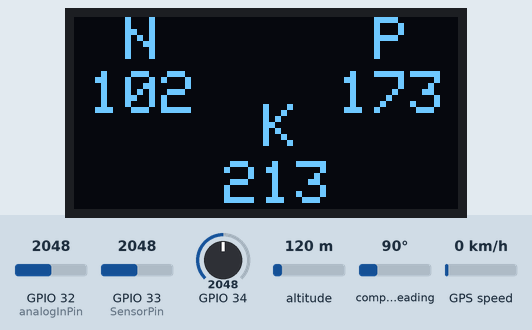
Bench run of a sketch on a simulated ESP32. Parts: 128×64 one-colour display. The test bench sets the inputs (shaded band); at power-on: GPIO 33 (SensorPin) = 2048, GPIO 32 (analogInPin) = 2048, GPIO 34 = 2048, altitude 120 m, compass heading 90°, GPS speed 0 km/h. WiFi joins after 1.5 s; servers stay silent unless stated; network time is answered at once with the bench clock; the local clock reads 2024-03-15 10:24:30 at power-on unless the sketch sets it; the GPS gets a fix after 3 s at 37.7749, -122.4194 with 8 satellites; what the sketch prints to the serial monitor is not drawn.

Above: at 7.9 s.
8.0 s: GPIO 33 (SensorPin) set to 2866
At 19.0 s:
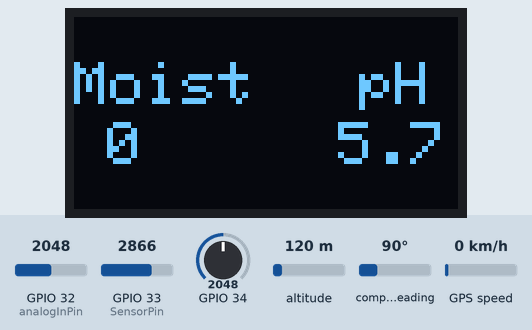
20.1 s: GPIO 32 (analogInPin) set to 2866
At 27.9 s:
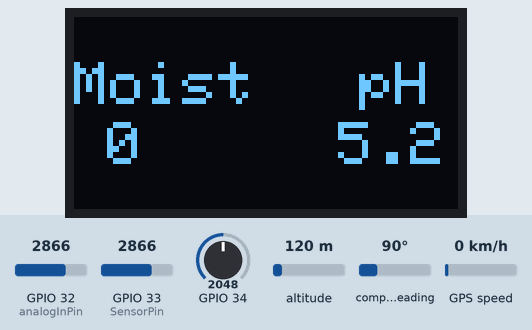
33.3 s: GPIO 34 set to 2866
At 40.5 s:
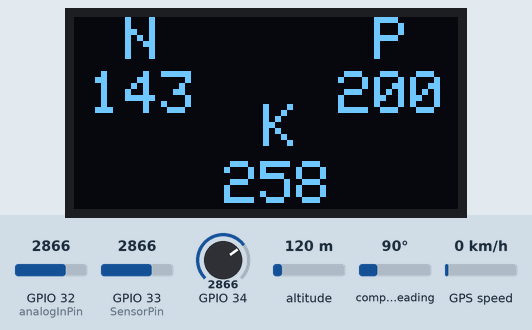
41.5 s: GPIO 32 (analogInPin) set to 3972
At 52.4 s:
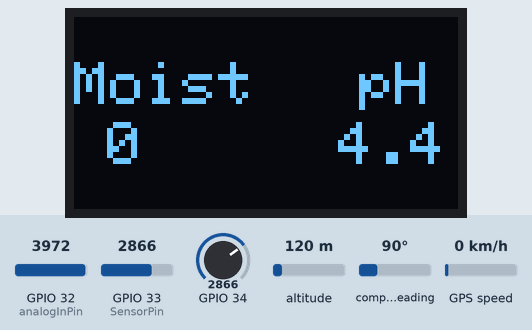
52.7 s: GPIO 34 set to 3972
At 57.3 s:
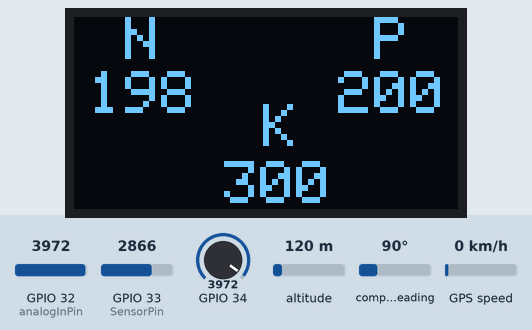
57.7 s: GPIO 33 (SensorPin) set to 1228
At 68.1 s:
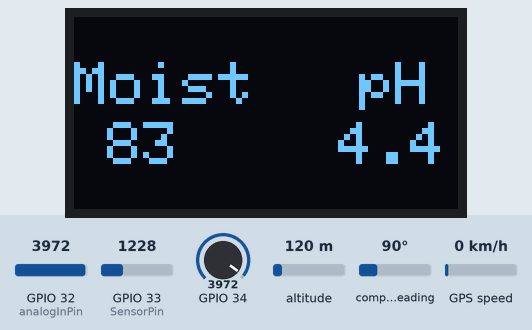
Timing chart, 0 to 69.6 s (numbered marks = the images above; inputs shaded):
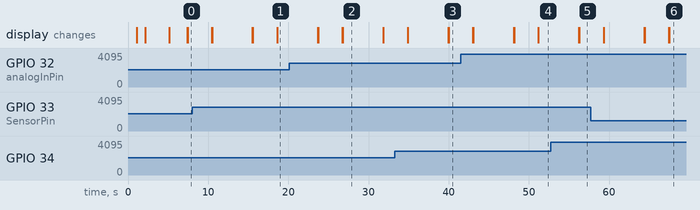

Measured:
- what the display in image 2 shows lasts 5.0 s, from 26.8 s to 31.8 s

The sketch:

Bismillah.ino
```cpp
#include <WiFi.h>
#include <Firebase_ESP_Client.h>
#include <Adafruit_GFX.h>
#include <Adafruit_SSD1306.h>
#include <TinyGPS++.h>
#include <SoftwareSerial.h>
#include <NTPClient.h>
#include <WiFiUdp.h>
#include <addons/TokenHelper.h>
#include <addons/RTDBHelper.h>

#define WIFI_SSID "Rahasia"
#define WIFI_PASSWORD "lupaguaeuy"
#define API_KEY "AIzaSyBArcrjCg9xNdnl2BMmBROygknJmBts0RA"
#define USER_EMAIL "bismillah@gmail.com"
#define USER_PASSWORD "suksesta"
#define DATABASE_URL "https://getdata-de5f8-default-rtdb.asia-southeast1.firebasedatabase.app/"

//oled
#define SCREEN_WIDTH 128
#define SCREEN_HEIGHT 64
#define OLED_RESET -1
#define SCREEN_ADDRESS 0x3C
Adafruit_SSD1306 display(SCREEN_WIDTH, SCREEN_HEIGHT, &Wire, OLED_RESET);

//sensor moist
const int AirValue = 2788;
const int WaterValue = 927;
const int SensorPin = 33;
int soilMoistureValue = 0;
int soilmoisturepercent = 0;

//sensor pH
#define analogInPin 32
int sensorValue = 0;
float outputValue = 0.0;
int anpH1, anpH2;

//sensor npk
float n, p, k, coba, vaql1, vaql2, vaql3, Nx, Px, Kx;

//gps
static const int RXPin = 17, TXPin = 16;
static const uint32_t GPSBaud = 9600;
TinyGPSPlus gps;
String maps;
SoftwareSerial gpsneo(RXPin, TXPin);

//NTP
WiFiUDP ntpUDP;
NTPClient timeClient(ntpUDP);
String formattedDate, tanggal, waktu, key, timestamp;

FirebaseData fbdo;
FirebaseAuth auth;
FirebaseConfig config;

String uid;
String databasePath;

String countPath = "/Count";
String linkPath = "/Link";
String nPath = "/N";
String pPath = "/P";
String kPath = "/K";
String phPath = "/pH";
String moiPath = "/Moisture";
String datePath = "/Date";
String timePath = "/Time";
String mapsPath = "/Link";
String timestampPath = "/Timestamp";

String parentPath;
FirebaseJson json;

String counter = "0";

unsigned long sendDataPrevMillis = 0;
unsigned long timerDelay = 300000;

void initWiFi() {
  WiFi.begin(WIFI_SSID, WIFI_PASSWORD);
  Serial.print("Menghubungkan Wi-Fi");
  while (WiFi.status() != WL_CONNECTED) {
    Serial.print('.');
    delay(1000);

  display.setCursor(0, 15);
  display.setTextSize(2);
  display.setTextColor(WHITE);
  display.println("Connecting");
  display.setCursor(80, 35);
  display.setTextSize(2);
  display.setTextColor(WHITE);
  display.println("WiFi");
  display.display();
  display.clearDisplay();
  }
  Serial.println();
  Serial.print("Terkoneksi IP: ");
  Serial.println(WiFi.localIP());
  Serial.println();

  display.setCursor(0, 15);
  display.setTextSize(2);
  display.setTextColor(WHITE);
  display.println("WiFi");
  display.setCursor(20, 35);
  display.setTextSize(2);
  display.setTextColor(WHITE);
  display.println("Connected");
  display.display();
  delay(3000);
  display.clearDisplay();
}

void setup() {
  Serial.begin(115200);

  display.begin(SSD1306_SWITCHCAPVCC, 0x3C);
  display.clearDisplay();

  display.setCursor(5, 15);
  display.setTextSize(2);
  display.setTextColor(WHITE);
  display.println("Monitoring");
  display.setCursor(40, 35);
  display.setTextSize(2);
  display.setTextColor(WHITE);
  display.println("Cabai");
  display.display();
  display.clearDisplay();

  initWiFi();

  timeClient.begin();
  timeClient.setTimeOffset(25200);

  gpsneo.begin(GPSBaud);

  config.api_key = API_KEY;
  auth.user.email = USER_EMAIL;
  auth.user.password = USER_PASSWORD;
  config.database_url = DATABASE_URL;

  Firebase.reconnectWiFi(true);
  fbdo.setResponseSize(4096);
  config.token_status_callback = tokenStatusCallback;
  config.max_token_generation_retry = 5;

  Firebase.begin(&config, &auth);
  Serial.println("Getting User UID");
  while ((auth.token.uid) == "") {
    Serial.print('.');
    delay(1000);

  display.setCursor(0, 15);
  display.setTextSize(2);
  display.setTextColor(WHITE);
  display.println("Getting");
  display.setCursor(30, 35);
  display.setTextSize(2);
  display.setTextColor(WHITE);
  display.println("User UID");
  display.display();
  display.clearDisplay();
  }

  uid = auth.token.uid.c_str();
  Serial.print("User UID: ");
  Serial.println(uid);

  display.setCursor(0, 15);
  display.setTextSize(2);
  display.setTextColor(WHITE);
  display.println("User UID");
  display.setCursor(20, 35);
  display.setTextSize(2);
  display.setTextColor(WHITE);
  display.println("Connected");
  display.display();
  display.clearDisplay();

  databasePath = uid ;
}

void npk() {
  n = analogRead(34);
  vaql1 = map(n, 0, 4095, 0, 1023);
  Nx = map(vaql1, 0, 1000, 0, 200);
  if (Nx < 0) {
    Nx = 0;
  } else if (Nx > 200)
    Nx = 200;
  else {
    Nx = Nx;
  }
  Serial.print("N=" + String(Nx));

  p = analogRead(34);
  vaql2 = map(p, 0, 4095, 0, 1023);
  Px = map(vaql2, 0, 590, 0, 200);

  if (Px < 0) {
    Px = 0;
  } else if (Px > 200)
    Px = 200;
  else {
    Px = Px;
  }
  Serial.print("; P=" + String(Px));

  k = analogRead(34);
  vaql3 = map(k, 0, 4095, 0, 1023);
  Kx = map(vaql3, 0, 900, 100, 300);

  if (Kx < 100) {
    Kx = 100;
  } else if (Kx > 300)
    Kx = 300;
  else {
    Kx = Kx;
  }
  Serial.println("; K=" + String(Kx));
}

void pH() {
  sensorValue = analogRead(analogInPin);
  anpH1 = map(sensorValue, 0, 4095, 0, 1023);
  anpH2 = map(anpH1, 0, 1023, 4, 45);
  outputValue = (-0.0693 * anpH2) + 7.3855;
  Serial.println("pH=" + String(outputValue));
}

void moist() {
  soilMoistureValue = analogRead(SensorPin);
  soilmoisturepercent = map(soilMoistureValue, AirValue, WaterValue, 0, 100);

  if (soilmoisturepercent > 100) {
    soilmoisturepercent = 100;
  } else if (soilmoisturepercent < 0) {
    soilmoisturepercent = 0;
  } else {
    soilmoisturepercent = soilmoisturepercent;
  }

  Serial.println("Moist=" + String(soilmoisturepercent));
}

void loc(){
  Serial.print("Maps= ");
  if (gps.location.isValid()){
    maps="https://www.google.com/maps/place/" + String(gps.location.lat(), 6) + "," + String(gps.location.lng(), 6);
    Serial.println(maps);
  }
  else{
    Serial.println("INVALID");
  }
}

void ntp(){

  while(!timeClient.update()) {
    timeClient.forceUpdate();
  }

  formattedDate = timeClient.getFormattedDate();

  int splitT = formattedDate.indexOf("T");
  tanggal = formattedDate.substring(0, splitT);
  Serial.print("Date: ");
  Serial.print(tanggal);

  waktu = formattedDate.substring(splitT+1, formattedDate.length()-1);
  Serial.print("; Time: ");
  Serial.print(waktu);

  timestamp = String(tanggal)+"T"+String(waktu);
  Serial.print("; Timestamp: ");
  Serial.println(timestamp);
}

void loop() {

  boolean newData = false;
  for (unsigned long start = millis(); millis() - start < 1000;){
    while (gpsneo.available()){
      if (gps.encode(gpsneo.read()) ){
        newData = true;
      }
    }
  }

  if(newData == true){
    newData = false;
    loc();
    npk();
    pH();
    moist();
    ntp();
    Serial.println("======================================================================");
    delay(1000);

  if (Firebase.ready() && (millis() - sendDataPrevMillis > timerDelay || sendDataPrevMillis == 0)) {
    sendDataPrevMillis = millis();

  counter = String(counter.toInt() + 1);

  Serial.print("Counter: ");
  Serial.println(counter);

    parentPath = databasePath + "/" + String(tanggal) + "_" +String(waktu);

    String pH = String(outputValue, 1);
    String moi = String(soilmoisturepercent);
    String N = String(Nx, 0);
    String P = String(Px, 0);
    String K = String(Kx, 0);

    json.set(linkPath.c_str(), String(maps));
    json.set(nPath.c_str(), String(N));
    json.set(pPath.c_str(), String(P));
    json.set(kPath.c_str(), String(K));
    json.set(phPath.c_str(), String(pH));
    json.set(moiPath.c_str(), String(moi));
    json.set(datePath.c_str(), String(tanggal));
    json.set(timePath.c_str(), String(waktu));
    json.set(countPath.c_str(), String(counter));
    json.set(timestampPath, String(timestamp));
    Serial.printf("Set json... %s\n", Firebase.RTDB.setJSON(&fbdo, parentPath.c_str(), &json) ? "OK" : fbdo.errorReason().c_str());
    Serial.println("======================================================================");
  }

  display.clearDisplay();
  display.setCursor(17, 0);
  display.setTextSize(2);
  display.setTextColor(WHITE);
  display.println("N");
  display.setCursor(5, 18);
  display.setTextSize(2);
  display.setTextColor(WHITE);
  display.println(Nx, 0);
  display.display();

  display.setCursor(100, 0);
  display.setTextSize(2);
  display.setTextColor(WHITE);
  display.println("P");
  display.setCursor(88, 18);
  display.setTextSize(2);
  display.setTextColor(WHITE);
  display.println(Px, 0);
  display.display();

  display.setCursor(63, 29);
  display.setTextSize(2);
  display.setTextColor(WHITE);
  display.println("K");
  display.setCursor(50, 48);
  display.setTextSize(2);
  display.setTextColor(WHITE);
  display.println(Kx, 0);
  display.display();
  delay(3000);
  display.clearDisplay();

  display.setCursor(0, 15);
  display.setTextSize(2);
  display.setTextColor(WHITE);
  display.println("Moist");
  display.setCursor(11, 35);
  display.setTextSize(2);
  display.setTextColor(WHITE);
  display.println(soilmoisturepercent);
  display.display();

  display.setCursor(95, 15);
  display.setTextSize(2);
  display.setTextColor(WHITE);
  display.println("pH");
  display.setCursor(88, 35);
  display.setTextSize(2);
  display.setTextColor(WHITE);
  display.println(outputValue, 1);
  display.display();
  delay(3000);
  display.clearDisplay();
  }
  else{
    Serial.println("Menghubungkan satelit");
  }
}
```
